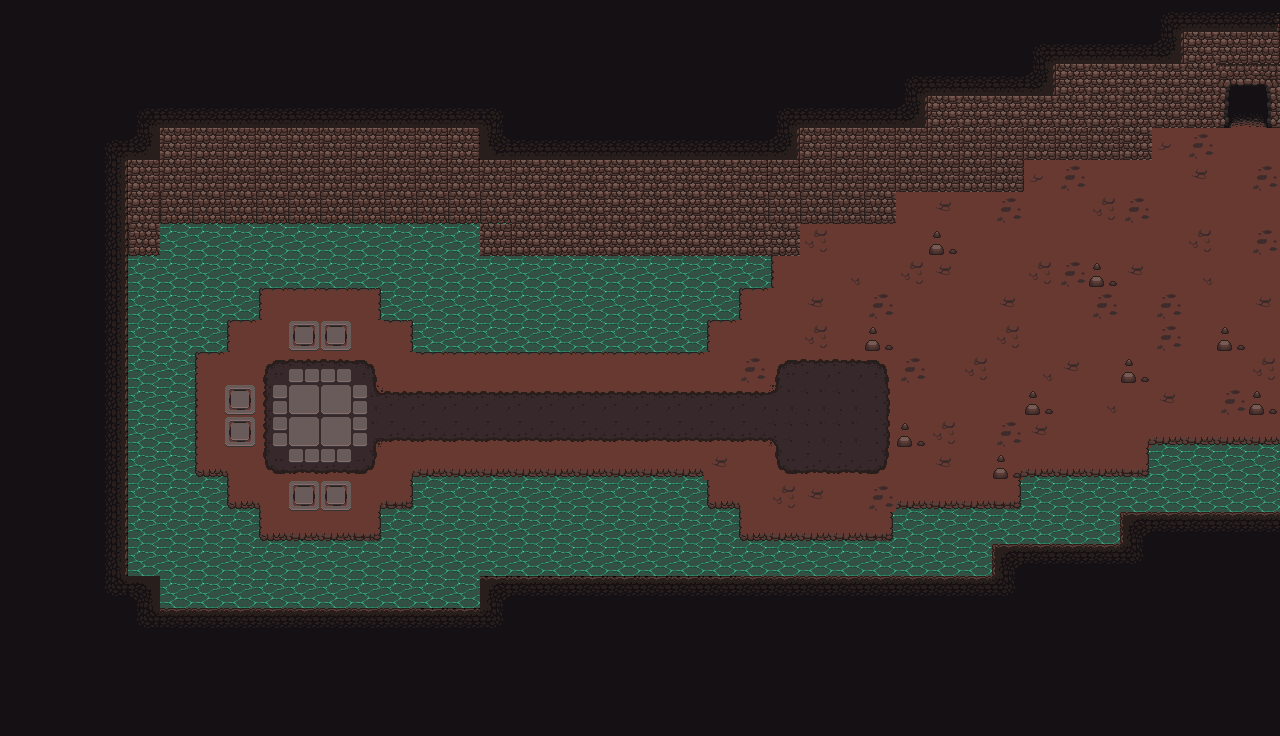

A 2D game scene composited from a Tiled map and its tileset images. What follows is a short description and the map's XML, with each tile layer's data collapsed to a summary:
An orthogonal 40x23 tile map with 32x32 px tiles, 6 tile layers (Tile Layer 1, Tile Layer 2, Tile Layer 3, Tile Layer 4, ...), 3 tilesets and 35 objects.

<map version="1.10" tiledversion="1.12.1" orientation="orthogonal" renderorder="right-down" width="40" height="23" tilewidth="32" tileheight="32" infinite="0" nextlayerid="10" nextobjectid="57">
 <tileset firstgid="1" source="cave.tsx" />
 <tileset firstgid="323" source="items.tsx" />
 <tileset firstgid="519" name="Path_Tile" tilewidth="32" tileheight="32" tilecount="3" columns="1">
  <image source="Cute_Fantasy_Free/Tiles/Path_Tile.png" width="48" height="96" />
 </tileset>
 <layer id="1" name="Tile Layer 1" width="40" height="23">
  <data>[920 cells, 760 non-empty, 10 distinct tile ids]</data>
 </layer>
 <layer id="2" name="Tile Layer 2" width="40" height="23">
  <data>[920 cells, 440 non-empty, 26 distinct tile ids]</data>
 </layer>
 <layer id="3" name="Tile Layer 3" width="40" height="23">
  <data>[920 cells, 85 non-empty, 18 distinct tile ids]</data>
 </layer>
 <layer id="4" name="Tile Layer 4" width="40" height="23">
  <data>[920 cells, 19 non-empty, 7 distinct tile ids]</data>
 </layer>
 <layer id="5" name="Tile Layer 5" width="40" height="23">
  <data>[920 cells, 459 non-empty, 30 distinct tile ids]</data>
 </layer>
 <layer id="6" name="Tile Layer 6" width="40" height="23">
  <data>[920 cells, 16 non-empty, 3 distinct tile ids]</data>
 </layer>
 <objectgroup id="9" name="collision">
  <object id="11" x="380.867" y="289.271" width="46.5808" height="30.1405" />
  <object id="12" x="415.009" y="323.236" width="292.374" height="29.2374" />
  <object id="13" x="415.009" y="478.356" width="291.562" height="38.171" />
  <object id="15" x="384.959" y="510.842" width="60.9112" height="36.5467" />
  <object id="16" x="381.71" y="510.03" width="3.2486" height="72.2813" />
  <object id="17" x="258.264" y="540.08" width="158.369" height="60.9112" />
  <object id="19" x="176.587" y="508.871" width="81.6088" height="75.7597" />
  <object id="20" x="165.724" y="477.676" width="61.5547" height="71.0247" />
  <object id="21" x="152.936" y="353.209" width="42.3305" height="178.88" />
  <object id="23" x="162.265" y="292.427" width="65.081" height="58.0768" />
  <object id="24" x="196.41" y="236.393" width="62.1626" height="82.2997" />
  <object id="25" x="259.284" y="220.57" width="132.444" height="67.75" />
  <object id="27" x="695.742" y="268.133" width="43.1287" height="51.1526" />
  <object id="28" x="709.483" y="236.788" width="61.7325" height="50.2679" />
  <object id="29" x="707.156" y="508.839" width="31.9656" height="61.974" />
  <object id="32" x="737.676" y="539.381" width="243.706" height="37.8425" />
  <object id="33" x="892.578" y="509.612" width="235.632" height="43.3927" />
  <object id="35" x="1020.64" y="477.327" width="178.296" height="39.7772" />
  <object id="36" x="1150.26" y="444.569" width="162.853" height="59.8999" />
  <object id="37" x="772.341" y="163.631" width="28.1061" height="92.0186" />
  <object id="38" x="801.602" y="123.59" width="94.3287" height="98.9489" />
  <object id="39" x="896.7" y="86.2434" width="126.67" height="104.724" />
  <object id="40" x="1024.01" y="73.4619" width="127.771" height="85.2683" />
  <object id="41" x="1153.15" y="22.6953" width="75.5204" height="104.476" />
  <object id="42" x="1267.41" y="-6.26076" width="37.9559" height="133.824" />
  <object id="43" x="1229.85" y="-15.2606" width="57.5207" height="98.9983" />
  <object id="44" x="195.681" y="474.585" width="31.5919" height="25.9336" />
  <object id="45" x="227.508" y="505.705" width="31.8276" height="44.0871" />
  <object id="46" x="256.995" y="538.419" width="138.758" height="12.3774" />
  <object id="47" x="381.747" y="506.498" width="63.1901" height="55.6985" />
  <object id="49" x="413.456" y="476.232" width="291.367" height="40.2632" />
  <object id="50" x="704.583" y="505.909" width="34.4938" height="59.8963" />
  <object id="51" x="892.984" y="507.329" width="133.414" height="3.20194" />
  <object id="55" x="1279.98" y="125.428" width="41.6055" height="296.745" />
  <object id="56" x="1279.86" y="347.32" width="58.2212" height="97.0354" />
 </objectgroup>
</map>
